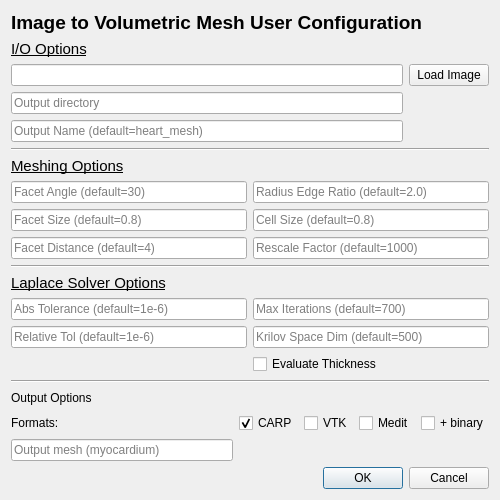
<?xml version="1.0" encoding="UTF-8"?>
<ui version="4.0">
 <class>Meshtools3DParameterUI</class>
 <widget class="QWidget" name="Meshtools3DParameterUI">
  <property name="geometry">
   <rect>
    <x>0</x>
    <y>0</y>
    <width>500</width>
    <height>500</height>
   </rect>
  </property>
  <property name="minimumSize">
   <size>
    <width>480</width>
    <height>480</height>
   </size>
  </property>
  <property name="maximumSize">
   <size>
    <width>500</width>
    <height>500</height>
   </size>
  </property>
  <property name="windowTitle">
   <string>Dialog</string>
  </property>
  <layout class="QVBoxLayout" name="verticalLayout">
   <item>
    <widget class="QLabel" name="titleLabel">
     <property name="minimumSize">
      <size>
       <width>350</width>
       <height>0</height>
      </size>
     </property>
     <property name="font">
      <font>
       <pointsize>14</pointsize>
       <weight>75</weight>
       <bold>true</bold>
      </font>
     </property>
     <property name="text">
      <string>Image to Volumetric Mesh User Configuration </string>
     </property>
    </widget>
   </item>
   <item>
    <widget class="QLabel" name="label">
     <property name="minimumSize">
      <size>
       <width>150</width>
       <height>0</height>
      </size>
     </property>
     <property name="font">
      <font>
       <pointsize>11</pointsize>
       <underline>true</underline>
      </font>
     </property>
     <property name="text">
      <string>I/O Options</string>
     </property>
    </widget>
   </item>
   <item>
    <layout class="QGridLayout" name="gridLayout">
     <item row="1" column="0">
      <widget class="QLineEdit" name="lineEdit_input_path"/>
     </item>
     <item row="1" column="1">
      <widget class="QPushButton" name="button_load_image">
       <property name="text">
        <string>Load Image</string>
       </property>
      </widget>
     </item>
     <item row="3" column="0">
      <widget class="QLineEdit" name="lineEdit_out_name">
       <property name="placeholderText">
        <string>Output Name (default=heart_mesh)</string>
       </property>
      </widget>
     </item>
     <item row="2" column="0">
      <widget class="QLineEdit" name="lineEdit_out_dir">
       <property name="readOnly">
        <bool>true</bool>
       </property>
       <property name="placeholderText">
        <string>Output directory</string>
       </property>
       <property name="clearButtonEnabled">
        <bool>false</bool>
       </property>
      </widget>
     </item>
    </layout>
   </item>
   <item>
    <widget class="Line" name="line">
     <property name="orientation">
      <enum>Qt::Horizontal</enum>
     </property>
    </widget>
   </item>
   <item alignment="Qt::AlignVCenter">
    <widget class="QLabel" name="label_2">
     <property name="font">
      <font>
       <pointsize>11</pointsize>
       <underline>true</underline>
      </font>
     </property>
     <property name="text">
      <string>Meshing Options</string>
     </property>
    </widget>
   </item>
   <item>
    <layout class="QGridLayout" name="gridLayout_2">
     <item row="2" column="0">
      <widget class="QLineEdit" name="lineEdit_facet_dist">
       <property name="placeholderText">
        <string>Facet Distance (default=4)</string>
       </property>
      </widget>
     </item>
     <item row="0" column="0">
      <widget class="QLineEdit" name="lineEdit_facet_angle">
       <property name="placeholderText">
        <string>Facet Angle (default=30)</string>
       </property>
      </widget>
     </item>
     <item row="1" column="0">
      <widget class="QLineEdit" name="lineEdit_facet_size">
       <property name="whatsThis">
        <string>&lt;html&gt;&lt;head/&gt;&lt;body&gt;&lt;p&gt;Change this for mesh resolution&lt;/p&gt;&lt;/body&gt;&lt;/html&gt;</string>
       </property>
       <property name="placeholderText">
        <string>Facet Size (default=0.8)</string>
       </property>
      </widget>
     </item>
     <item row="0" column="1">
      <widget class="QLineEdit" name="lineEdit_cell_rad_edge_ratio">
       <property name="placeholderText">
        <string>Radius Edge Ratio (default=2.0)</string>
       </property>
      </widget>
     </item>
     <item row="1" column="1">
      <widget class="QLineEdit" name="lineEdit_cell_size">
       <property name="whatsThis">
        <string>&lt;html&gt;&lt;head/&gt;&lt;body&gt;&lt;p&gt;Change this for mesh resolution&lt;/p&gt;&lt;/body&gt;&lt;/html&gt;</string>
       </property>
       <property name="placeholderText">
        <string>Cell Size (default=0.8)</string>
       </property>
      </widget>
     </item>
     <item row="2" column="1">
      <widget class="QLineEdit" name="lineEdit_rescaleFactor">
       <property name="text">
        <string/>
       </property>
       <property name="placeholderText">
        <string>Rescale Factor (default=1000)</string>
       </property>
      </widget>
     </item>
    </layout>
   </item>
   <item>
    <widget class="Line" name="line_2">
     <property name="orientation">
      <enum>Qt::Horizontal</enum>
     </property>
    </widget>
   </item>
   <item alignment="Qt::AlignVCenter">
    <widget class="QLabel" name="label_3">
     <property name="font">
      <font>
       <pointsize>11</pointsize>
       <underline>true</underline>
      </font>
     </property>
     <property name="text">
      <string>Laplace Solver Options</string>
     </property>
    </widget>
   </item>
   <item>
    <layout class="QGridLayout" name="gridLayout_3">
     <item row="1" column="1">
      <widget class="QLineEdit" name="lineEdit_dimKrilovSp">
       <property name="placeholderText">
        <string>Krilov Space Dim (default=500)</string>
       </property>
      </widget>
     </item>
     <item row="0" column="1">
      <widget class="QLineEdit" name="lineEdit_itr_max">
       <property name="placeholderText">
        <string>Max Iterations (default=700)</string>
       </property>
      </widget>
     </item>
     <item row="0" column="0">
      <widget class="QLineEdit" name="lineEdit_abs_tol">
       <property name="placeholderText">
        <string>Abs Tolerance (default=1e-6)</string>
       </property>
      </widget>
     </item>
     <item row="1" column="0">
      <widget class="QLineEdit" name="lineEdit_rel_tol">
       <property name="placeholderText">
        <string>Relative Tol (default=1e-6)</string>
       </property>
      </widget>
     </item>
     <item row="2" column="1">
      <widget class="QCheckBox" name="checkBox_eval_thickness">
       <property name="text">
        <string>Evaluate Thickness</string>
       </property>
      </widget>
     </item>
    </layout>
   </item>
   <item>
    <widget class="Line" name="line_3">
     <property name="orientation">
      <enum>Qt::Horizontal</enum>
     </property>
    </widget>
   </item>
   <item alignment="Qt::AlignVCenter">
    <widget class="QLabel" name="label_4">
     <property name="text">
      <string>Output Options</string>
     </property>
    </widget>
   </item>
   <item>
    <layout class="QGridLayout" name="gridLayout_4">
     <item row="1" column="0">
      <widget class="QLabel" name="label_5">
       <property name="text">
        <string>Formats: </string>
       </property>
      </widget>
     </item>
     <item row="1" column="2">
      <widget class="QCheckBox" name="checkBox_out_vtk">
       <property name="text">
        <string>VTK</string>
       </property>
      </widget>
     </item>
     <item row="1" column="1">
      <widget class="QCheckBox" name="checkBox_out_carp">
       <property name="text">
        <string>CARP</string>
       </property>
       <property name="checkable">
        <bool>true</bool>
       </property>
       <property name="checked">
        <bool>true</bool>
       </property>
      </widget>
     </item>
     <item row="1" column="3">
      <widget class="QCheckBox" name="checkBox_out_medit">
       <property name="text">
        <string>Medit</string>
       </property>
      </widget>
     </item>
     <item row="1" column="4">
      <widget class="QCheckBox" name="checkBox_out_binary">
       <property name="text">
        <string>+ binary</string>
       </property>
       <property name="checkable">
        <bool>true</bool>
       </property>
      </widget>
     </item>
     <item row="2" column="0">
      <widget class="QLineEdit" name="lineEdit_working_mesh">
       <property name="placeholderText">
        <string>Output mesh (myocardium)</string>
       </property>
      </widget>
     </item>
    </layout>
   </item>
   <item>
    <widget class="QDialogButtonBox" name="dialog_button">
     <property name="standardButtons">
      <set>QDialogButtonBox::Cancel|QDialogButtonBox::Ok</set>
     </property>
    </widget>
   </item>
  </layout>
 </widget>
 <resources/>
 <connections/>
</ui>
